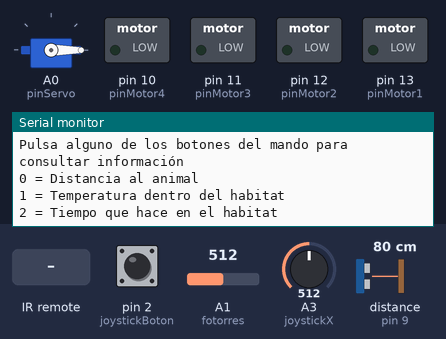
The sketch below on a simulated Arduino Uno, built with avr-gcc and run on an emulated ATmega328P. Shown: servo, switched loads named in the sketch (green lamp = pin HIGH), the last lines printed to the serial monitor. The test bench sets the inputs (shaded band); at power-on: pin 2 (joystickBoton) HIGH, A1 (fotorres) = 512, A3 (joystickX) = 512, distance to the obstacle (sensor on pin 9) 80 cm. The echo pulse lasts 58.3 µs per cm; pins used as bus, display or sensor lines are not drawn.

Above: at 1.2 s.
1.3 s: infrared code 0x16 received
At 2.5 s:
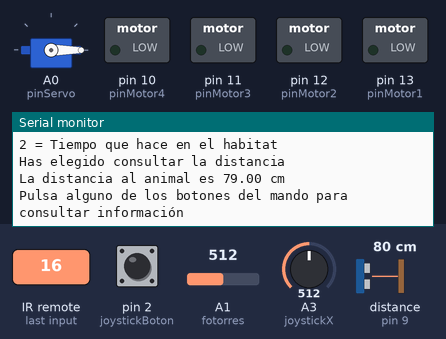
2.8 s: infrared code 0xC received
At 3.3 s:
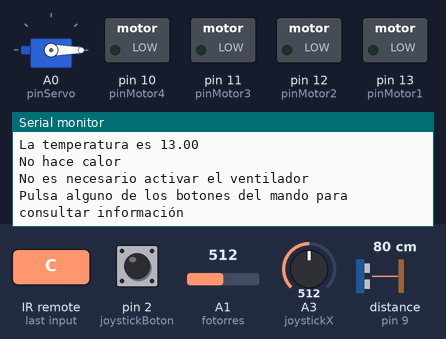
4.3 s: infrared code 0x18 received
At 4.41 s:
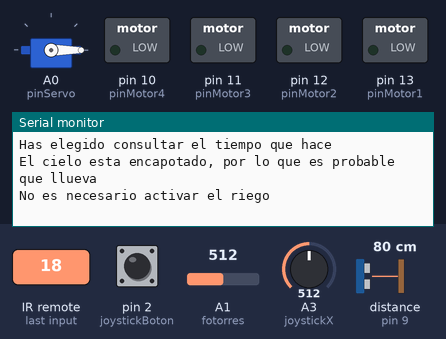

Measured:
- after the input at 1.3 s, the serial monitor: prints a new line at once (image 1)
- after the input at 2.8 s, the serial monitor: prints a new line at once (image 2)
- after the input at 4.3 s, the serial monitor: prints a new line at once (image 3)

The sketch:

Proyecto2.ino
```cpp
//#include <stdlib.h>
#include <IRremote.h>
#include <Servo.h>

#define trig 8
#define echo 9
#define pinIR A5
#define termistor A4
#define joystickBoton 2
#define joystickX A3
#define joystickY A2
#define fotorres A1

#define theremin 4
#define pinMotor1 13
#define pinMotor2 12
#define pinMotor3 11
#define pinMotor4 10
#define pinServo A0

enum {
  inicial, espera, ultrason, temp, tiem
} estado;
Servo servo;

int determinarEstado();
void accion(int estado);

void ultrasonidos();
void temperatura();
void tiempo();

void setup() {
  estado = inicial;		// Estado finito

  Serial.begin(9600);
  IrReceiver.begin(pinIR);
  servo.attach(pinServo);

  pinMode(trig, OUTPUT);
  pinMode(echo, INPUT);
  pinMode(joystickBoton, INPUT_PULLUP);
  pinMode(joystickX, INPUT);
  pinMode(joystickY, INPUT);
  pinMode(pinMotor1, OUTPUT);
  pinMode(pinMotor2, OUTPUT);
  pinMode(pinMotor3, OUTPUT);
  pinMode(pinMotor4, OUTPUT);
  pinMode(pinServo, OUTPUT);

  delay(1);
  servo.write(0);
}

void loop() {
  Serial.println("\nPulsa alguno de los botones del mando para consultar información");

  if (estado == inicial) {      // Esto solo se mostrará una vez, cuando se ejecute el programa
    Serial.println("0 = Distancia al animal");
    Serial.println("1 = Temperatura dentro del habitat");
    Serial.println("2 = Tiempo que hace en el habitat");
  }

  estado = determinarEstado(estado);
  accion(estado);
}

int determinarEstado(int estado) {		// Arduino no deja hacer que la función devuelva un enum, así que pongo int (que en realidad es lo mismo)

  while (!IrReceiver.decode()) {		// No hace nada y espera hasta que le demos a un botón
  }

  if (IrReceiver.decode()) {
  	int opcion = IrReceiver.decodedIRData.command;

    switch (opcion) {
      case 22:
      	Serial.println("Has elegido consultar la distancia");
      	estado = ultrason;
      break;
      case 12:
      	Serial.println("Has elegido consultar la temperatura");
      	estado = temp;
      break;
      case 24:
      	Serial.println("Has elegido consultar el tiempo que hace");
      	estado = tiem;
      break;
      case 94:
      case 8:
      case 28:
      case 90:
      case 66:
      case 82:
      case 74:
        Serial.println("Opcion no implementada");
      break;
    }
      IrReceiver.resume();
  }

  return estado;
}

void accion(int estado) {    // Esta función determina a dónde va a ir la ejecución una vez que el estado ya ha sido determinado
  switch (estado) {
    case ultrason:
      ultrasonidos();
      break;
    case temp:
      temperatura();
      break;
    case tiem:
      tiempo();
  }
  estado = espera;
}

void ultrasonidos() {
  long tiempo = 0;
  float distancia = 0;
  digitalWrite(trig, LOW);
  delayMicroseconds(4);
  digitalWrite(trig, HIGH);
  delayMicroseconds(10);
  digitalWrite(trig, LOW);
  tiempo = pulseIn(echo, HIGH);
  distancia = (tiempo * 343 / 2 ) / 10000;

  Serial.print("La distancia al animal es ");
  Serial.print(distancia);
  Serial.println(" cm");

  if (distancia < 10 && distancia > 5) {
    Serial.println("Se recomienda alejarse");
    tone(theremin, 200, 1000);
    delay(1000);
  } else if (distancia < 5) {
    Serial.println("Se recomienda encarecidamente alejarse");
    tone(theremin, 400, 1000);
    delay(1000);
  } else {
    noTone(theremin);
  }

  estado = espera;
}

void temperatura() {
  float gradosC = map(analogRead(termistor), 500, 650, 10, 50);/*analogRead(termistor);*/
  Serial.print("La temperatura es ");
  Serial.println(gradosC);

  if (gradosC >= 35) {
    Serial.println("Hace calor");
    Serial.println("Pulsa el botón del joystick para activar el ventilador");
    Serial.println("Mueve el joystick en cualquier dirección para no activarlo");

    while (digitalRead(joystickBoton) && analogRead(joystickX) > 400 && analogRead(joystickX) < 600 && analogRead(joystickY) > 400 && analogRead(joystickY < 600)) {   // No hace nada hasta que se pulse el botón o mueva el joystick
      if (!digitalRead(joystickBoton)) {
        unsigned long contador = millis();
        Serial.println(digitalRead(2));

        const int pasoSecuencia[8][4] = {   //  El código para controlar el motor PaP fue sacado del Tinkercad que hiciste
        {HIGH, LOW, LOW, LOW},
        {HIGH, HIGH, LOW, LOW},
        {LOW, HIGH, LOW, LOW},
        {LOW, HIGH, HIGH, LOW},
        {LOW, LOW, HIGH, LOW},
        {LOW, LOW, HIGH, HIGH},
        {LOW, LOW, LOW, HIGH},
        {HIGH, LOW, LOW, HIGH}
        };

        for (int i = 0; i < 2048; i++) {
          for (int j = 0; j < 8; j++) {
            for (int k = 0; k < 4; k++) {
              digitalWrite(pinMotor1 - k, pasoSecuencia[j][k]);
            }
            delayMicroseconds(800);
          }
        }

        for (int k = 0; k < 4; k++) {
          digitalWrite(pinMotor1 + k, LOW);
        }
      }

      if (analogRead(joystickX) < 400 || analogRead(joystickX) > 600 || analogRead(joystickY) < 400 || analogRead(joystickY > 600)) {
        estado = espera;
      }
    }
  } else {
    Serial.println("No hace calor");
    Serial.println("No es necesario activar el ventilador");
  }
}

void tiempo() {
  bool preguntarAlUsuario = false;

  if (analogRead(fotorres) > 900) {
    Serial.println("Hace sol");
    Serial.println("Activando el riego...");
  }

  if (analogRead(fotorres) < 900 && analogRead(fotorres) > 600) {
    Serial.println("El cielo esta nublado");
    Serial.println("Pulsa el botón del joystick para activar el ventilador");
    Serial.println("Mueve el joystick en cualquier dirección para no activarlo");
    preguntarAlUsuario = true;
  }

  if (analogRead(fotorres) < 600) {
    Serial.println("El cielo esta encapotado, por lo que es probable que llueva");
    Serial.println("No es necesario activar el riego");
    estado = espera;    // Con esto me salto la función de activar el riego y vuelvo al loop
  }

  while (digitalRead(joystickBoton) && analogRead(joystickX) > 400 && analogRead(joystickX) < 600 && analogRead(joystickY) > 400 && analogRead(joystickY < 600) && preguntarAlUsuario) {   // Si no está encapotado, no hace nada hasta que se pulse el botón o mueva el joystick
      if (!digitalRead(joystickBoton)) {    // Joystick pulsado
        break;          // El estado no cambia
      }

      if (analogRead(joystickX) < 400 || analogRead(joystickX) > 600 || analogRead(joystickY) < 400 || analogRead(joystickY) > 600) {   // Joystick movido
        estado = espera;
      }
    }

  if (estado != espera) {               // Esto ocurre cuando el usuario decide activar el ventilador
    for (int i = 0; i < 4; i++) {
      servo.write(180);
      delay(500);
      servo.write(0);
      delay(500);
    }
    estado = espera;
  }
}
```
